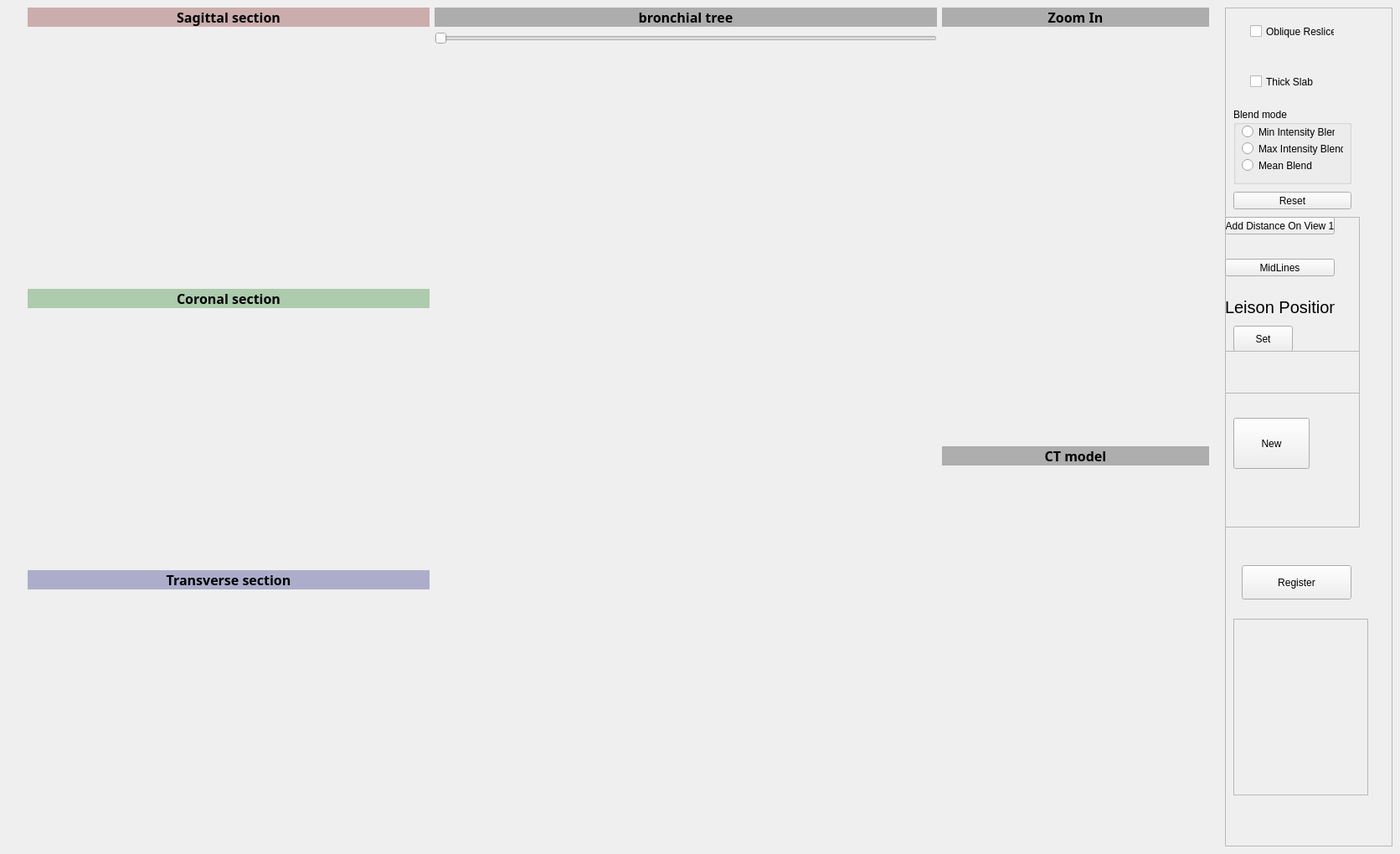
<?xml version="1.0" encoding="UTF-8"?>
<ui version="4.0">
 <class>QtVTKRenderWindows</class>
 <widget class="QMainWindow" name="QtVTKRenderWindows">
  <property name="geometry">
   <rect>
    <x>0</x>
    <y>0</y>
    <width>1672</width>
    <height>1020</height>
   </rect>
  </property>
  <property name="windowTitle">
   <string>QtVTKRenderWindows</string>
  </property>
  <property name="windowIcon">
   <iconset>
    <normaloff>:/Icons/help.png</normaloff>:/Icons/help.png</iconset>
  </property>
  <property name="iconSize">
   <size>
    <width>22</width>
    <height>22</height>
   </size>
  </property>
  <widget class="QWidget" name="centralwidget">
   <layout class="QHBoxLayout" name="horizontalLayout">
    <item>
     <widget class="QFrame" name="frame">
      <layout class="QVBoxLayout" name="verticalLayout"/>
     </widget>
    </item>
    <item>
     <layout class="QGridLayout" name="gridLayout_5">
      <item row="1" column="0">
       <widget class="QVTKWidget" name="view1" native="true">
        <property name="sizePolicy">
         <sizepolicy hsizetype="Minimum" vsizetype="Expanding">
          <horstretch>0</horstretch>
          <verstretch>0</verstretch>
         </sizepolicy>
        </property>
        <property name="minimumSize">
         <size>
          <width>480</width>
          <height>0</height>
         </size>
        </property>
       </widget>
      </item>
      <item row="3" column="0">
       <widget class="QVTKWidget" name="view2" native="true">
        <property name="sizePolicy">
         <sizepolicy hsizetype="Minimum" vsizetype="Expanding">
          <horstretch>0</horstretch>
          <verstretch>0</verstretch>
         </sizepolicy>
        </property>
        <property name="minimumSize">
         <size>
          <width>480</width>
          <height>0</height>
         </size>
        </property>
       </widget>
      </item>
      <item row="0" column="0">
       <widget class="QLabel" name="label_15">
        <property name="font">
         <font>
          <family>Agency FB</family>
          <pointsize>12</pointsize>
          <weight>75</weight>
          <bold>true</bold>
         </font>
        </property>
        <property name="styleSheet">
         <string notr="true">background-color: rgba(109, 0, 0, 70);</string>
        </property>
        <property name="text">
         <string>Sagittal section</string>
        </property>
        <property name="alignment">
         <set>Qt::AlignCenter</set>
        </property>
       </widget>
      </item>
      <item row="5" column="0">
       <widget class="QVTKWidget" name="view3" native="true">
        <property name="sizePolicy">
         <sizepolicy hsizetype="Minimum" vsizetype="Expanding">
          <horstretch>0</horstretch>
          <verstretch>0</verstretch>
         </sizepolicy>
        </property>
        <property name="minimumSize">
         <size>
          <width>480</width>
          <height>0</height>
         </size>
        </property>
       </widget>
      </item>
      <item row="4" column="0">
       <widget class="QLabel" name="label_17">
        <property name="font">
         <font>
          <family>Agency FB</family>
          <pointsize>12</pointsize>
          <weight>75</weight>
          <bold>true</bold>
         </font>
        </property>
        <property name="styleSheet">
         <string notr="true">background-color: rgba(0, 0, 109, 70);</string>
        </property>
        <property name="text">
         <string>Transverse section</string>
        </property>
        <property name="alignment">
         <set>Qt::AlignCenter</set>
        </property>
       </widget>
      </item>
      <item row="2" column="0">
       <widget class="QLabel" name="label_16">
        <property name="font">
         <font>
          <family>Agency FB</family>
          <pointsize>12</pointsize>
          <weight>75</weight>
          <bold>true</bold>
         </font>
        </property>
        <property name="styleSheet">
         <string notr="true">background-color: rgba(0, 109, 0, 70);</string>
        </property>
        <property name="text">
         <string>Coronal section</string>
        </property>
        <property name="alignment">
         <set>Qt::AlignCenter</set>
        </property>
       </widget>
      </item>
     </layout>
    </item>
    <item>
     <layout class="QGridLayout" name="gridLayout_2">
      <item row="1" column="2">
       <widget class="QLabel" name="label_12">
        <property name="font">
         <font>
          <family>Agency FB</family>
          <pointsize>12</pointsize>
          <weight>75</weight>
          <bold>true</bold>
         </font>
        </property>
        <property name="styleSheet">
         <string notr="true">background-color: rgba(0, 0, 0, 70);</string>
        </property>
        <property name="text">
         <string>Zoom In</string>
        </property>
        <property name="alignment">
         <set>Qt::AlignCenter</set>
        </property>
       </widget>
      </item>
      <item row="8" column="2">
       <widget class="QVTKWidget" name="view4" native="true">
        <property name="sizePolicy">
         <sizepolicy hsizetype="Expanding" vsizetype="Expanding">
          <horstretch>0</horstretch>
          <verstretch>0</verstretch>
         </sizepolicy>
        </property>
        <property name="minimumSize">
         <size>
          <width>270</width>
          <height>0</height>
         </size>
        </property>
        <property name="maximumSize">
         <size>
          <width>720</width>
          <height>16777215</height>
         </size>
        </property>
       </widget>
      </item>
      <item row="2" column="1">
       <widget class="QSlider" name="slider">
        <property name="orientation">
         <enum>Qt::Horizontal</enum>
        </property>
       </widget>
      </item>
      <item row="1" column="1">
       <widget class="QLabel" name="label_13">
        <property name="font">
         <font>
          <family>Agency FB</family>
          <pointsize>12</pointsize>
          <weight>75</weight>
          <bold>true</bold>
         </font>
        </property>
        <property name="styleSheet">
         <string notr="true">background-color: rgba(0, 0, 0, 70);</string>
        </property>
        <property name="text">
         <string>bronchial tree</string>
        </property>
        <property name="alignment">
         <set>Qt::AlignCenter</set>
        </property>
       </widget>
      </item>
      <item row="6" column="2">
       <widget class="QVTKWidget" name="view8" native="true">
        <property name="sizePolicy">
         <sizepolicy hsizetype="Expanding" vsizetype="Expanding">
          <horstretch>0</horstretch>
          <verstretch>0</verstretch>
         </sizepolicy>
        </property>
        <property name="minimumSize">
         <size>
          <width>270</width>
          <height>0</height>
         </size>
        </property>
        <property name="maximumSize">
         <size>
          <width>720</width>
          <height>16777215</height>
         </size>
        </property>
       </widget>
      </item>
      <item row="3" column="1" rowspan="6">
       <widget class="QVTKWidget" name="view5" native="true">
        <property name="sizePolicy">
         <sizepolicy hsizetype="Expanding" vsizetype="Expanding">
          <horstretch>0</horstretch>
          <verstretch>0</verstretch>
         </sizepolicy>
        </property>
        <property name="minimumSize">
         <size>
          <width>600</width>
          <height>0</height>
         </size>
        </property>
       </widget>
      </item>
      <item row="7" column="2">
       <widget class="QLabel" name="label_14">
        <property name="font">
         <font>
          <family>Agency FB</family>
          <pointsize>12</pointsize>
          <weight>75</weight>
          <bold>true</bold>
         </font>
        </property>
        <property name="styleSheet">
         <string notr="true">background-color: rgba(0, 0, 0, 70);</string>
        </property>
        <property name="text">
         <string>CT model</string>
        </property>
        <property name="alignment">
         <set>Qt::AlignCenter</set>
        </property>
       </widget>
      </item>
     </layout>
    </item>
    <item>
     <spacer name="horizontalSpacer">
      <property name="orientation">
       <enum>Qt::Horizontal</enum>
      </property>
      <property name="sizeType">
       <enum>QSizePolicy::Maximum</enum>
      </property>
      <property name="sizeHint" stdset="0">
       <size>
        <width>13</width>
        <height>17</height>
       </size>
      </property>
     </spacer>
    </item>
    <item>
     <widget class="QFrame" name="frame">
      <property name="sizePolicy">
       <sizepolicy hsizetype="Maximum" vsizetype="Preferred">
        <horstretch>0</horstretch>
        <verstretch>0</verstretch>
       </sizepolicy>
      </property>
      <property name="minimumSize">
       <size>
        <width>200</width>
        <height>0</height>
       </size>
      </property>
      <property name="maximumSize">
       <size>
        <width>300</width>
        <height>16777215</height>
       </size>
      </property>
      <property name="frameShape">
       <enum>QFrame::StyledPanel</enum>
      </property>
      <property name="frameShadow">
       <enum>QFrame::Raised</enum>
      </property>
      <widget class="QCheckBox" name="resliceModeCheckBox">
       <property name="geometry">
        <rect>
         <x>30</x>
         <y>20</y>
         <width>101</width>
         <height>17</height>
        </rect>
       </property>
       <property name="text">
        <string>Oblique Reslice</string>
       </property>
      </widget>
      <widget class="QCheckBox" name="thickModeCheckBox">
       <property name="geometry">
        <rect>
         <x>30</x>
         <y>80</y>
         <width>101</width>
         <height>17</height>
        </rect>
       </property>
       <property name="text">
        <string>Thick Slab</string>
       </property>
      </widget>
      <widget class="QGroupBox" name="blendModeGroupBox">
       <property name="geometry">
        <rect>
         <x>10</x>
         <y>120</y>
         <width>141</width>
         <height>91</height>
        </rect>
       </property>
       <property name="title">
        <string>Blend mode</string>
       </property>
       <widget class="QRadioButton" name="radioButton_Min">
        <property name="geometry">
         <rect>
          <x>10</x>
          <y>20</y>
          <width>111</width>
          <height>17</height>
         </rect>
        </property>
        <property name="text">
         <string>Min Intensity Blend</string>
        </property>
       </widget>
       <widget class="QRadioButton" name="radioButton_Max">
        <property name="geometry">
         <rect>
          <x>10</x>
          <y>40</y>
          <width>121</width>
          <height>17</height>
         </rect>
        </property>
        <property name="text">
         <string>Max Intensity Blend</string>
        </property>
       </widget>
       <widget class="QRadioButton" name="radioButton_Mean">
        <property name="geometry">
         <rect>
          <x>10</x>
          <y>60</y>
          <width>111</width>
          <height>17</height>
         </rect>
        </property>
        <property name="text">
         <string>Mean Blend</string>
        </property>
       </widget>
      </widget>
      <widget class="QPushButton" name="resetButton">
       <property name="geometry">
        <rect>
         <x>10</x>
         <y>220</y>
         <width>141</width>
         <height>21</height>
        </rect>
       </property>
       <property name="text">
        <string>Reset</string>
       </property>
       <property name="icon">
        <iconset>
         <normaloff>:/common/data/icons/open.png</normaloff>:/common/data/icons/open.png</iconset>
       </property>
      </widget>
      <widget class="QFrame" name="frame_2">
       <property name="geometry">
        <rect>
         <x>0</x>
         <y>250</y>
         <width>161</width>
         <height>211</height>
        </rect>
       </property>
       <property name="frameShape">
        <enum>QFrame::StyledPanel</enum>
       </property>
       <property name="frameShadow">
        <enum>QFrame::Raised</enum>
       </property>
       <widget class="QPushButton" name="AddDistance1Button">
        <property name="geometry">
         <rect>
          <x>0</x>
          <y>0</y>
          <width>131</width>
          <height>21</height>
         </rect>
        </property>
        <property name="text">
         <string>Add Distance On View 1</string>
        </property>
       </widget>
       <widget class="QPushButton" name="midButton">
        <property name="geometry">
         <rect>
          <x>0</x>
          <y>50</y>
          <width>131</width>
          <height>21</height>
         </rect>
        </property>
        <property name="text">
         <string>MidLines</string>
        </property>
       </widget>
       <widget class="QLabel" name="label_10">
        <property name="geometry">
         <rect>
          <x>0</x>
          <y>100</y>
          <width>131</width>
          <height>16</height>
         </rect>
        </property>
        <property name="font">
         <font>
          <pointsize>15</pointsize>
         </font>
        </property>
        <property name="text">
         <string>Leison Position</string>
        </property>
       </widget>
       <widget class="QPushButton" name="leisonSet">
        <property name="geometry">
         <rect>
          <x>10</x>
          <y>130</y>
          <width>71</width>
          <height>31</height>
         </rect>
        </property>
        <property name="text">
         <string>Set</string>
        </property>
       </widget>
      </widget>
      <widget class="QFrame" name="frame_3">
       <property name="geometry">
        <rect>
         <x>0</x>
         <y>410</y>
         <width>161</width>
         <height>211</height>
        </rect>
       </property>
       <property name="frameShape">
        <enum>QFrame::StyledPanel</enum>
       </property>
       <property name="frameShadow">
        <enum>QFrame::Raised</enum>
       </property>
       <widget class="QPushButton" name="newWin">
        <property name="geometry">
         <rect>
          <x>10</x>
          <y>80</y>
          <width>91</width>
          <height>61</height>
         </rect>
        </property>
        <property name="text">
         <string>New</string>
        </property>
       </widget>
      </widget>
      <widget class="QFrame" name="frame_4">
       <property name="geometry">
        <rect>
         <x>10</x>
         <y>730</y>
         <width>161</width>
         <height>211</height>
        </rect>
       </property>
       <property name="frameShape">
        <enum>QFrame::StyledPanel</enum>
       </property>
       <property name="frameShadow">
        <enum>QFrame::Raised</enum>
       </property>
      </widget>
      <widget class="QPushButton" name="register_2">
       <property name="geometry">
        <rect>
         <x>20</x>
         <y>666</y>
         <width>131</width>
         <height>41</height>
        </rect>
       </property>
       <property name="text">
        <string>Register</string>
       </property>
      </widget>
     </widget>
    </item>
   </layout>
  </widget>
  <action name="actionOpenFile">
   <property name="enabled">
    <bool>true</bool>
   </property>
   <property name="icon">
    <iconset>
     <normaloff>:/Icons/fileopen.png</normaloff>:/Icons/fileopen.png</iconset>
   </property>
   <property name="text">
    <string>Open File...</string>
   </property>
  </action>
  <action name="actionExit">
   <property name="icon">
    <iconset>
     <normaloff>.</normaloff>.</iconset>
   </property>
   <property name="text">
    <string>Exit</string>
   </property>
  </action>
  <action name="actionPrint">
   <property name="icon">
    <iconset>
     <normaloff>:/Icons/print.png</normaloff>:/Icons/print.png</iconset>
   </property>
   <property name="text">
    <string>Print</string>
   </property>
  </action>
  <action name="actionHelp">
   <property name="icon">
    <iconset>
     <normaloff>:/Icons/help.png</normaloff>:/Icons/help.png</iconset>
   </property>
   <property name="text">
    <string>Help</string>
   </property>
  </action>
  <action name="actionSave">
   <property name="icon">
    <iconset>
     <normaloff>:/Icons/filesave.png</normaloff>:/Icons/filesave.png</iconset>
   </property>
   <property name="text">
    <string>Save</string>
   </property>
  </action>
 </widget>
 <customwidgets>
  <customwidget>
   <class>QVTKWidget</class>
   <extends>QWidget</extends>
   <header location="global">QVTKWidget.h</header>
  </customwidget>
 </customwidgets>
 <resources/>
 <connections/>
</ui>
